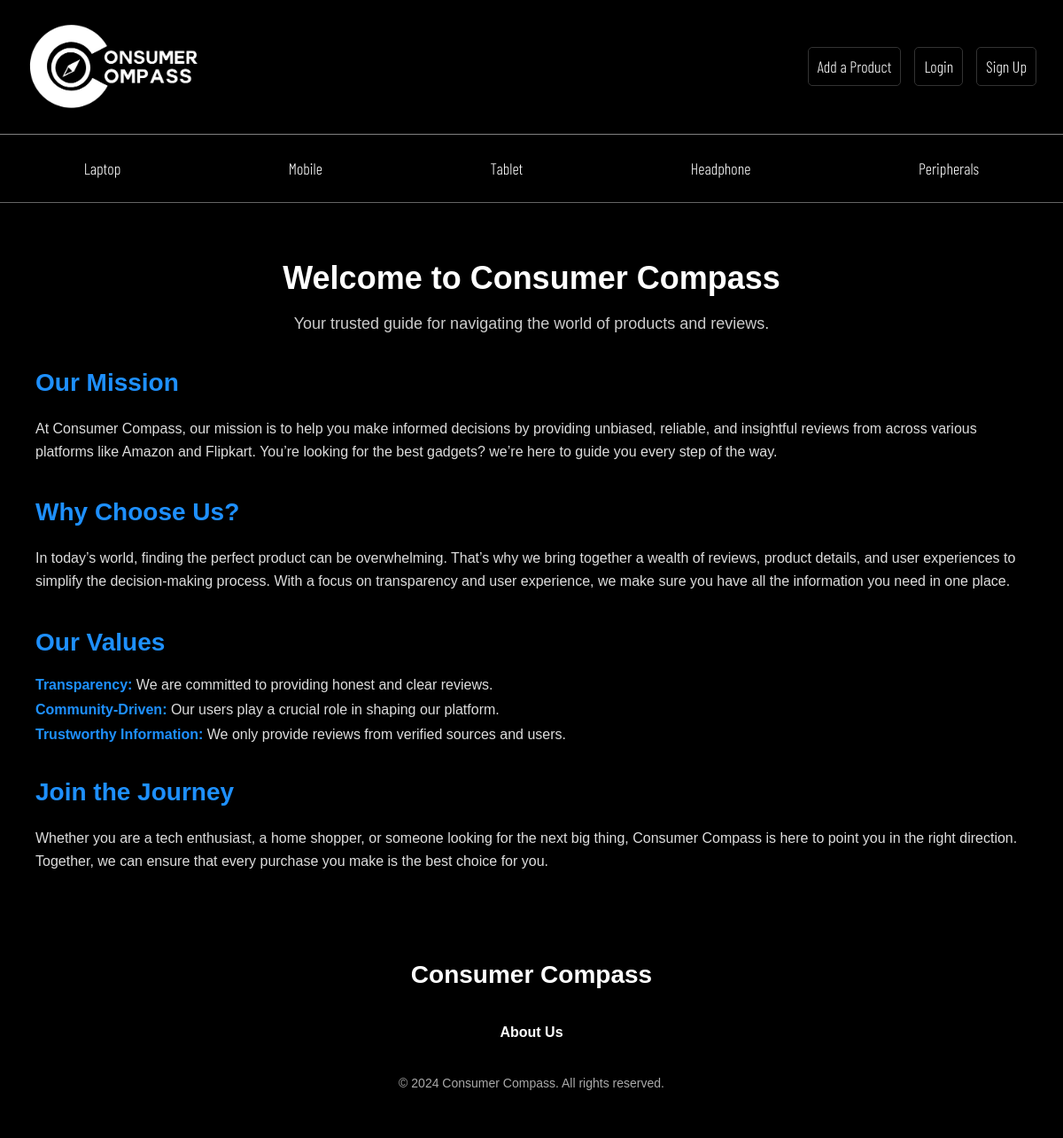
Screenshot of /aboutus/ with the database file from the repository.
### ProductManagement/models.py (models this page shows, shortened)
class Category(models.Model):
    name = models.CharField(max_length=255)

### ConsumerCompass/views.py (the view)
# urls.py: path('aboutus/', aboutus, name='aboutus'),
def aboutus(request):
    if request.user.is_authenticated:
        return render(request,"about.html",{"consumer":Consumer.objects.get(username=request.user.username),"categories":Category.objects.all()})
    return render(request,"about.html",{"categories":Category.objects.all()})

### templates/about.html (shortened to what this page needs)
{% extends 'base.html' %}
{% load static %}
{% block content %}
<div class="about-us-section">
    <div class="about-us-header">
        <h1>Welcome to Consumer Compass</h1>
        <p>Your trusted guide for navigating the world of products and reviews.</p>
    </div>
    <div class="about-us-content">
        <h2>Our Mission</h2>
        <p>
            At Consumer Compass, our mission is to help you make informed decisions by providing unbiased, reliable, and insightful reviews from across various platforms like Amazon and Flipkart. You’re looking for the best gadgets? we’re here to guide you every step of the way.
        </p>
        <h2>Why Choose Us?</h2>
        <p>
            In today’s world, finding the perfect product can be overwhelming. That’s why we bring together a wealth of reviews, product details, and user experiences to simplify the decision-making process. With a focus on transparency and user experience, we make sure you have all the information you need in one place.
        </p>
        <h2>Our Values</h2>
        <ul>
            <li><strong>Transparency:</strong> We are committed to providing honest and clear reviews.</li>
            <li><strong>Community-Driven:</strong> Our users play a crucial role in shaping our platform.</li>
            <li><strong>Trustworthy Information:</strong> We only provide reviews from verified sources and users.</li>
        </ul>
        <h2>Join the Journey</h2>
        <p>
            Whether you are a tech enthusiast, a home shopper, or someone looking for the next big thing, Consumer Compass is here to point you in the right direction. Together, we can ensure that every purchase you make is the best choice for you.
        </p>
    </div>
</div>
{% endblock %}

### templates/base.html (shortened to what this page needs)
    {% load static %}
    <!DOCTYPE html>
    <html lang="en">
    <head>
        <link rel="stylesheet" href="{% static 'css/base.css' %}">
    </head>
    <body>
        <div class="navbar">
            <a href="/Laptop">
                <div class="logo">
                    <img src="{% static 'welcomepagelogo.png' %}" alt="Consumer Compass Logo">
                </div>
            </a>
            <div class="auth-buttons">
                <a href="/addproduct" class="add-product-btn">Add a Product</a>
                {% if user.is_authenticated %}
                <div class="welcome-message">
                    <p class="navbar-username">{{ consumer.username }}</p>
                    <p class="navbar-approvedby">Approved By: {{ consumer.approvedscore }}</p>
                    <a href="/logout">Logout</a>
                </div>
                {% else %}
                    <a href="/login">Login</a>
                    <a href="/register">Sign Up</a>
                {% endif %}
            </div>
        </div>
        <div class="category-navbar">
            {% for cat in categories %}
            <a href="/{{ cat.name }}">{{ cat.name }}</a>
            {% endfor %}
        </div>
            {% block content %}
            {% endblock %}
<footer class="footer">
    <div class="footer-content">
        <h2 class="footer-logo">Consumer Compass</h2>
        <div class="footer-links">
            <a href="/aboutus" class="footer-link">About Us</a>
        </div>
        <p class="footer-copyright">&copy; 2024 Consumer Compass. All rights reserved.</p>
    </div>
</footer>
    </body>
    </html>

### static/css/base.css (style rules this page uses)
body { font-family: 'MainFont'; background-color: #121212; color: white; margin: 0; position: relative; overflow-x: hidden; }
.navbar { display: flex; justify-content: space-between; align-items: center; background-color: #000; padding: 20px 30px; box-shadow: 0 2px 5px rgba(0, 0, 0, 0.5); }
.navbar img { width: 200px; transition: transform 0.3s; }
.auth-buttons a { color: white; text-decoration: none; padding: 10px 20px; background-color: transparent; border: 1px solid #333; border-radius: 5px; font-family: 'MainFont'; font-size: 18px; position: relative; overflow: hidden; }
.auth-buttons a::after { content: ''; position: absolute; left: 0; bottom: 0; width: 100%; height: 2px; background-color: white; transform: scaleX(0); transition: transform 0.3s ease; }
.auth-buttons { display: flex; gap: 15px; }
.add-product-btn { text-decoration: none; padding: 10px 20px; height: fit-content; border-radius: 5px; background-color: #000000; color: white; margin: auto; transition: background-color 0.3s ease; border: 1px solid #01db0c; }
.category-navbar { display: flex; justify-content: space-around; background-color: #000; padding: 15px 0; border-top: 0.5px solid rgba(255, 255, 255, 0.507); border-bottom: 0.5px solid rgba(255, 255, 255, 0.394); box-shadow: 0 2px 5px rgba(0, 0, 0, 0.5); }
.category-navbar a { color: white; text-decoration: none; font-family: 'MainFont'; padding: 12px; font-size: 18px; position: relative; overflow: hidden; }
.category-navbar a::after { content: ''; position: absolute; left: 0; bottom: 0; width: 100%; height: 2px; background-color: white; transform: scaleX(0); transition: transform 0.3s ease; }
.auth-buttons a { text-decoration: none; padding: 10px 10px; border-radius: 5px; background-color: #000000; color: white; transition: background-color 0.3s ease; }
.footer { background-color: #000; color: #fff; text-align: center; padding: 20px 0; position: relative; margin: auto; bottom: 0; width: 100%; }
.footer-content { display: flex; justify-content: center; align-items: center; flex-direction: column; }
.footer-link { color: #fff; text-decoration: none; margin-top: 10px; font-weight: bold; }

### templates/about.html (style rules this page uses)
.about-us-section { background-color: #000; color: #fff; padding: 40px; max-width: 1200px; margin: 0 auto; font-family: 'Arial', sans-serif; }
.about-us-header h1 { font-size: 36px; margin-bottom: 20px; text-align: center; font-weight: bold; }
.about-us-header p { font-size: 18px; margin-bottom: 40px; text-align: center; color: #ccc; }
.about-us-content h2 { font-size: 28px; margin-top: 40px; color: #1e90ff; }
.about-us-content p { font-size: 16px; line-height: 1.6; margin: 20px 0; color: #ddd; }
.about-us-content ul { list-style: none; padding-left: 0; color: #ddd; }
.about-us-content ul li { font-size: 16px; margin-bottom: 10px; }
.about-us-content ul li strong { color: #1e90ff; }

### templates/base.html (style rules this page uses)
.footer { background-color: #000; color: #fff; padding: 40px 0; position: relative; bottom: 0; width: 100%; font-family: 'Arial', sans-serif; }
.footer-content { max-width: 1200px; margin: 0 auto; display: flex; flex-direction: column; align-items: center; text-align: center; }
.footer-logo { margin: 0; font-size: 28px; font-weight: bold; margin-bottom: 20px; }
.footer-links { margin: 20px 0; display: flex; justify-content: center; }
.footer-link { color: #fff; text-decoration: none; margin: 0 15px; font-size: 16px; transition: color 0.3s ease; }
.footer-copyright { font-size: 14px; margin-top: 20px; color: #aaa; }

### rows the page displays
Category: name "Laptop"
Category: name "Mobile"
Category: name "Tablet"
Category: name "Headphone"
Category: name "Peripherals"
